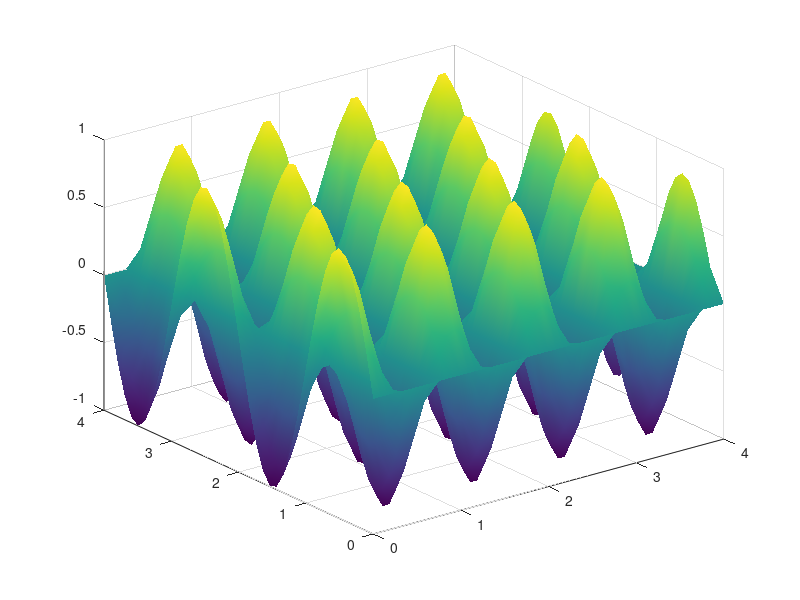

The MATLAB source for this figure:
clear all;


%Dominio
L = 4;
dx=0.1;
nx= fix(L/dx);
x=linspace(0,L,nx);

%Tiempo

T=4;
CFL=0.8
alpha = 1
dt = CFL*dx/alpha
nt = fix(T/dt)
t =linspace(0,T,nt)

%Variables
wn = zeros(nx,nt);

S = zeros(nx,nt);
%Sol analatica
for i=1:nx-1;
   for j=1:nt-1;
      S(i,j)=sin(pi*x(i))*cos(2*pi*t(j));
   end
end

set(gcf,'color','w');
surf(t,x,S);
shading interp;
grid on;

function ui = f(x)
    %ui=exp(-(2*(x-1)).^2);
    uL = 3*exp(-(x-2)^2/0.1);
    uR= 0;
    ui = (uR).*(x  < 4)+(uL).*(x >=4);
end
